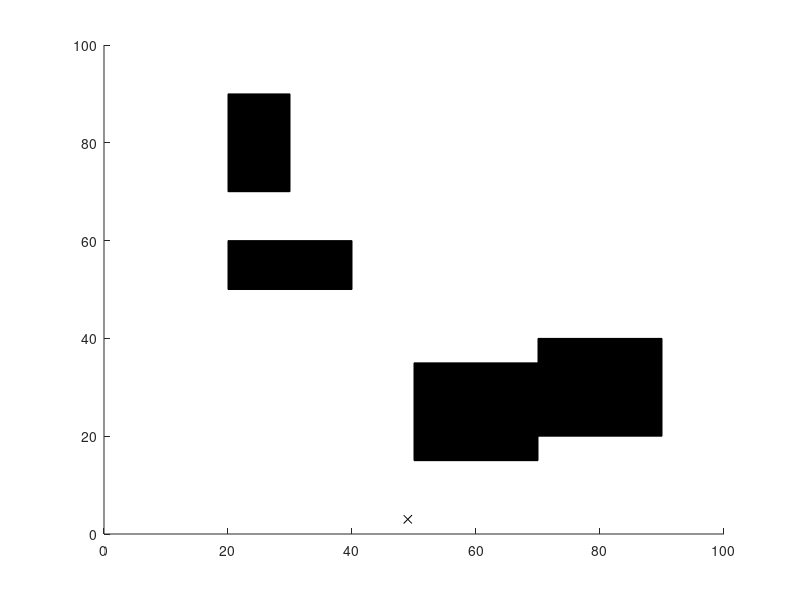

Write MATLAB code to recreate this figure. (Note: this script raises an error after producing the figure.)
%%--------------------------------------------------------------------

% Module:  RRT_star.m

% This module contains all the computations related to RRT Star

% Search Algorithm

% Developed by Rishi.Khajuriwala@ WPI RBE.

%%--------------------------------------------------------------------*/

clc;
clear ;
close all;

grid = [100,100];
Obstacle1 = [50,15,20,20];
Obstacle2 = [20,50,20,10];
Obstacle3 = [70,20,20,20];
Obstacle4 = [20,70,10,20];

x_start.point = [0 0];
x_goal.point = [95 95];
x_start.cost = 0;
x_start.parent = 0;
n = 20;
nodes(1) = x_start;
figure;
axis([0 grid(1) 0 grid(2)]);
rectangle('Position',Obstacle1,'FaceColor',[0 0 0]);

hold on
rectangle('Position',Obstacle2,'FaceColor',[0 0 0]);
rectangle('Position',Obstacle3,'FaceColor',[0 0 0]);
rectangle('Position',Obstacle4,'FaceColor',[0 0 0]);

n_nodes = 400; %No of nodes, decided by the user


% Sampling Function
for j = 1: n_nodes
   x_rand = [round(rand(1)*grid(1)) round(rand(1)*grid(2))];
   plot(x_rand(1),x_rand(2),'x','Color',[0 0 0]);
   
   ld_nodes = length(nodes);
    for i = 1: ld_nodes
        if nodes(i).point == x_goal.point
            break
        end
    end
    dist_closet_nodes = [];
    for k = 1:ld_nodes
       dist_closet_nodes = [dist_closet_nodes;NearestNeighorDist(nodes(k).point,x_rand)]; 
    end
    
    [min_dis,idcs] = min(dist_closet_nodes);
    x_near = nodes(idcs);
    
    x_new.point = Steer(x_rand,x_near.point,min_dis,n);
    if ObstacleFree(x_rand,x_near.point,Obstacle1) && ObstacleFree(x_rand,x_near.point,Obstacle2) && ObstacleFree(x_rand,x_near.point,Obstacle3) && ObstacleFree(x_rand,x_near.point,Obstacle4)
        line([x_near.point(1),x_new.point(1)],[x_near.point(2),x_new.point(2)],'Color','k','LineWidth',2);
        drawnow;
        hold on
        x_new.cost = NearestNeighorDist(x_new.point,x_near.point) + x_near.cost;
        x_nearest = [];
%         disp(ObstacleFree(x_rand,x_near.point,Obstacle1));
%         disp('2');
%         disp(ObstacleFree(x_rand,x_near.point,Obstacle2));
%         disp('3');
%         disp(ObstacleFree(x_rand,x_near.point,Obstacle3));
%         disp('4');
%         disp(ObstacleFree(x_rand,x_near.point,Obstacle4));
%         
        r = 15;
        sweep = 1;
        for j = 1:ld_nodes
            if ObstacleFree(nodes(j).point, x_new.point, Obstacle1) && ObstacleFree(nodes(j).point, x_new.point, Obstacle2) && ObstacleFree(nodes(j).point, x_new.point, Obstacle3) && ObstacleFree(nodes(j).point, x_new.point, Obstacle4) && NearestNeighorDist(nodes(j).point, x_new.point) <= r
                x_nearest(sweep).point = nodes(j).point;
                x_nearest(sweep).cost = nodes(j).cost;
                sweep = sweep+1;
%                 disp(x_nearest)
            end
        end  
        ld_x_nearest = length(x_nearest);
        x_min = x_near;
        min_cost = x_near.cost;
        for i = 1: ld_x_nearest
           if ObstacleFree(x_nearest(i).point, x_new.point, Obstacle1) && ObstacleFree(x_nearest(i).point, x_new.point, Obstacle2) && ObstacleFree(x_nearest(i).point, x_new.point, Obstacle3) && ObstacleFree(x_nearest(i).point, x_new.point, Obstacle4) && x_nearest(i).cost + NearestNeighorDist(x_nearest(i).point, x_new.point) < min_cost
%                disp('hi') 
               x_min = x_nearest(i);
                min_cost = x_nearest(i).cost + NearestNeighorDist(x_nearest(i).point,x_new.point);
                line([x_min.point(1), x_new.point(1)], [x_min.point(2), x_new.point(2)], 'Color', 'g','LineWidth',2);  
                hold on;
           end
        end
        
        for j = 1: ld_nodes
            if nodes(j).point == x_min.point
                x_new.parent = j;
            end
        end
        nodes = [nodes; x_new];
%     disp('HI')
    end
end
list = [];
for j = 1:ld_nodes
    list = [list;NearestNeighorDist(nodes(j).point, x_goal.point)];
end

% Search backwards from goal to start to find the optimal least cost path
[min_list, idcs] = min(list);
x_final = nodes(idcs);
x_goal.parent = idcs;
x_end = x_goal;
% nodes = [nodes ; x_end];
while x_end.parent ~= 0
    start = x_end.parent;
    line([x_end.point(1), nodes(start).point(1)], [x_end.point(2), nodes(start).point(2)], 'Color', 'r', 'LineWidth', 5);
    hold on
    x_end = nodes(start);
end
% % P = rectangle(Obstacle2);
% P = [8 7; 10 7;10 9; 8 9]';
% % rectangle('Position',Obstacle2,'FaceColor',[0 0 0]);
% s1 = [x_near.point;x_rand];
% 
% X = seg2poly(s1, P);
%% Steering
% Given 2 points x and y, this function returns a point z such that it is
% closer to y than x.

function [new_x] = Steer(rand_x,nearest_node,min_node,n)
new_X = [0 0];

    if min_node >= n
       new_X(1) =  nearest_node(1) + ((rand_x(1)-nearest_node(1))*n)/NearestNeighorDist(rand_x,nearest_node);
       new_X(2) =  nearest_node(2) + ((rand_x(2)-nearest_node(2))*n)/NearestNeighorDist(rand_x,nearest_node);
    else
        new_X(1) = rand_x(1);
        new_X(2) = rand_x(2);

    end
    new_x = [new_X(1), new_X(2)];
end


%% Nearest Neighor
%Given a graph G(V,E) and point x, this function gives the 
%Euclidean Distance

function [distance] = NearestNeighorDist(x,y)
distance = sqrt((x(1)-y(1))^2+(x(2)-y(2))^2);
end

%% Near Vertices:



%% Collision Test/ Obstacle Free
% function no_collison = ObstacleFree(rand_x,near_x,Obstacle)
% Obstacle = [x y h b]; % here e the x, y corordinates on the lower left side of the rectange and h and b are height and breadth
% obs_x = [x,x,x+h,x+h];
% obs_y = [y,y+b,y+b,y];
% 
% 
% 
% 
% end




function [no_collison] = ObstacleFree(rand_x,near_x_point, P)
% function X = seg2poly(s1, P)
% Check if a line segment s1 intersects with a polygon P.
% INPUTS:
%   s is (2 x 2) where
%     s(:,1) is the first point
%     s(:,2) is the the second point of the segment.
%   P is (2 x n) array, each column is a vertices
% OUTPUT
%   X is (2 x m) array, each column is an intersecting point
%
%   Author: Bruno Luong <brunoluong@yahoo.com>
%   History:
%       Original 20-May-2010
% Citation: https://www.mathworks.com/matlabcentral/fileexchange/27673-2d-polygon-edges-intersection
% Translate so that first point is origin
s1 = [rand_x;near_x_point];
a = s1(:,1);
M = bsxfun(@minus, P, a);
b = s1(:,2)-a;
% Check if the points are on the left/right side
x = [b(2) -b(1)]*M;
sx = sign(x);
% x -coordinates has opposite signs
ind = sx(1:end-1).*sx(2:end) <= 0;
if any(ind)
    ind = find(ind);
    % cross point to the y-axis (along the segment)
    x1 = x(ind);
    x2 = x(ind+1);
    d = b.'/(b(1)^2+b(2)^2);
    y1 = d*M(:,ind);
    y2 = d*M(:,ind+1);
    dx = x2-x1;
    % We won't bother with the degenerate case of dx=0 and x1=0
    y = (y1.*x2-y2.*x1)./dx;
    % Check if the cross point is inside the segment
    ind = y>=0 & y<1;
    if any(ind)
        X = bsxfun(@plus, a, b*y(ind));
    else
        X = zeros(2,0);
    end
else
    X = zeros(2,0);

end
if X ~= 0
    no_collison = 0; % Flase
else
    no_collison = 1; % True
end
end
